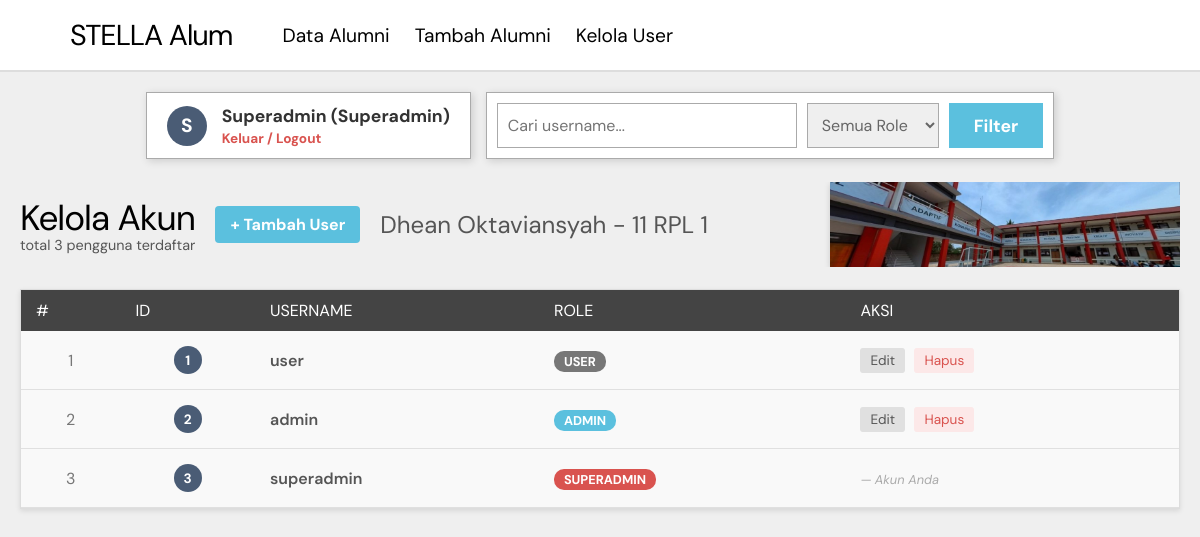
The app's page /users.php (signed in) with its own data.
### tables this page shows
CREATE TABLE `users` (
  `user_id`  INT(11)     NOT NULL AUTO_INCREMENT,
  `username` VARCHAR(50) NOT NULL,
  `password` VARCHAR(255) NOT NULL,
  `role`     ENUM('user','admin','superadmin') NOT NULL DEFAULT 'user',
  PRIMARY KEY (`user_id`)
);

### users.php (the view, shortened to what this page needs)
<?php
require 'koneksi.php';
$search = trim($_GET['search'] ?? '');
$params = [];
$sql = "SELECT * FROM users";
$sql .= " ORDER BY user_id ASC";
$stmt = $pdo->prepare($sql);
$stmt->execute($params);
$users = $stmt->fetchAll();
$total = count($users);
?>
<!DOCTYPE html>
<html lang="id">
<head>
    <link rel="stylesheet" href="style/dashboard.css?v=4">
</head>
<body>
    <nav class="navbar">
        <div class="nav-brand">
            <span class="brand-text">STELLA Alum</span>
        </div>
        <div class="nav-links">
            <a href="dashboard_admin.php" class="nav-link">Data Alumni</a>
            <a href="tambah.php" class="nav-link">Tambah Alumni</a>
            <a href="users.php" class="nav-link active">Kelola User</a>
        </div>
    </nav>
    <div class="controls-wrapper">
        <div class="user-profile">
            <div class="user-avatar">
                <?= strtoupper(substr($_SESSION['username'], 0, 1)) ?>
            </div>
            <div class="user-info">
                <span class="user-role"><?= ucfirst($_SESSION['username']) ?> (<?= ucfirst($_SESSION['role']) ?>)</span>
                <a href="logout.php" class="btn-logout-small">Keluar / Logout</a>
            </div>
        </div>
        <form method="GET" class="filter-box">
            <input type="text" name="search" placeholder="Cari username..." value="<?= htmlspecialchars($search) ?>" class="filter-input">
            <select name="role" class="filter-select">
                <option value="">Semua Role</option>
            </select>
            <button type="submit" class="btn-filter">Filter</button>
        </form>
    </div>
    <main class="main-content">
        <div class="action-header">
            <div class="title-group">
                <h1 class="page-title">Kelola Akun</h1>
                <p class="page-subtitle">total <?= $total ?> pengguna terdaftar</p>
            </div>
            <div class="btn-group">
                <a href="tambah_user.php" class="btn-add">+ Tambah User</a>
            </div>
            <div class="copyright-group">
                <marquee behavior="scroll" direction="right" class="copy-text">
                    Dhean Oktaviansyah - 11 RPL 1
                </marquee>
                <img src="stella.jpeg" class="img-header-alumni" alt="Foto Sekolah">
            </div>
        </div>
        <div class="table-card">
            <?php if (empty($users)): ?>
                <div style="padding: 20px; text-align: center;">Data pengguna tidak ditemukan.</div>
            <?php else: ?>
                <table class="data-table">
                    <thead>
                        <tr>
                            <th>#</th>
                            <th>ID</th>
                            <th>USERNAME</th>
                            <th>ROLE</th>
                            <th>AKSI</th>
                        </tr>
                    </thead>
                    <tbody>
                        <?php foreach ($users as $i => $u): ?>
                            <tr>
                                <td style="text-align: center; color: #777;"><?= $i + 1 ?></td>
                                <td style="text-align: center;">
                                    <span class="badge-angkatan"><?= $u['user_id'] ?></span>
                                </td>
                                <td style="font-weight: 600; color: #555;"><?= htmlspecialchars($u['username']) ?></td>
                                <td>
                                    <?php
                                    $roleColor = match($u['role']) {
                                        'superadmin' => '#d9534f',
                                        'admin' => '#5bc0de',
                                        default => '#777'
                                    };
                                    ?>
                                    <span style="color: white; background: <?= $roleColor ?>; padding: 2px 10px; border-radius: 10px; font-size: 0.8rem; font-weight: bold;">
                                        <?= strtoupper($u['role']) ?>
                                    </span>
                                </td>
                                <td>
                                    <?php if ($u['username'] !== $_SESSION['username']): ?>
                                        <a href="edit_user.php?id=<?= $u['user_id'] ?>" class="btn-edit">Edit</a>
                                        <form method="POST" action="delete_user.php" style="display:inline;" onsubmit="return confirm('Hapus user ini?')">
                                            <button type="submit" class="btn-delete">Hapus</button>
                                        </form>
                                    <?php else: ?>
                                        <span style="font-size: 0.8rem; color: #aaa; font-style: italic;">— Akun Anda</span>
                                    <?php endif; ?>
                                </td>
                            </tr>
                        <?php endforeach; ?>
                    </tbody>
                </table>
            <?php endif; ?>
        </div>
    </main>
</body>
</html>

### style/dashboard.css (style rules this page uses)
* { margin: 0; padding: 0; box-sizing: border-box; font-family: 'DM Sans', sans-serif; }
body { background-color: #efefef; color: #333; }
.navbar { background: #fff; display: flex; justify-content: space-between; align-items: center; padding: 15px 5%; border-bottom: 2px solid #ddd; }
.nav-brand { display: flex; align-items: center; gap: 10px; }
.brand-text { font-size: 1.8rem; font-weight: normal; color: #000; letter-spacing: -1px; }
.nav-links { display: flex; gap: 25px; margin-right: auto; margin-left: 50px; }
.nav-link { text-decoration: none; color: #000; font-size: 1.2rem; }
.controls-wrapper { display: flex; justify-content: center; align-items: stretch; gap: 15px; margin: 20px 0; }
.user-profile { background: #fff; padding: 10px 20px; display: flex; align-items: center; gap: 15px; border: 1px solid #aaa; box-shadow: 2px 2px 8px rgba(0,0,0,0.15); }
.user-avatar { background: #4a5c75; color: white; width: 40px; height: 40px; display: flex; justify-content: center; align-items: center; border-radius: 50%; font-size: 1.2rem; font-weight: bold; }
.user-info { display: flex; flex-direction: column; }
.user-role { font-weight: bold; font-size: 1.1rem; color: #333; text-transform: capitalize; }
.btn-logout-small { color: #d9534f; text-decoration: none; font-size: 0.85rem; font-weight: bold; margin-top: 3px; }
.filter-box { background: #fff; padding: 10px; display: flex; gap: 10px; border: 1px solid #aaa; box-shadow: 2px 2px 8px rgba(0,0,0,0.15); }
.filter-input { width: 300px; padding: 10px; border: 1px solid #aaa; font-size: 1rem; }
.filter-select { padding: 10px; border: 1px solid #aaa; color: #666; font-size: 1rem; }
.btn-filter { background: #5bc0de; color: white; border: none; padding: 0 25px; font-size: 1.1rem; font-weight: bold; cursor: pointer; transition: 0.2s; }
.main-content { max-width: 1200px; margin: 0 auto; padding: 0 20px 40px; }
.action-header { display: flex !important; align-items: center !important; justify-content: space-between !important; gap: 20px !important; margin-bottom: 20px !important; height: 95px !important; width: 100% !important; }
.title-group { display: flex; flex-direction: column; flex-shrink: 0 !important; }
.page-title { font-size: 2.2rem; font-weight: normal; letter-spacing: -1px; margin-bottom: -5px; color: #000; }
.page-subtitle { font-size: 0.9rem; color: #555; }
.btn-group { display: flex; flex-direction: column; gap: 5px; flex-shrink: 0 !important; }
.btn-add { background: #5bc0de; color: white; text-decoration: none; padding: 8px 15px; font-weight: bold; font-size: 1rem; display: inline-block; transition: 0.2s; border-radius: 4px; text-align: center; }
.action-header > div:nth-of-type(3) { flex-grow: 1 !important; min-width: 100px !important; display: flex !important; align-items: center !important; overflow: hidden !important; }
.copy-text { display: block !important; width: 100% !important; font-size: 1.5rem; color: #555 !important; font-weight: normal; }
.img-header-alumni { height: 95px !important; width: 350px !important; object-fit: cover !important; border-radius: 6px !important; box-shadow: 0 2px 6px rgba(0,0,0,0.1); flex-shrink: 0 !important; display: block !important; }
.table-card { background: #fff; box-shadow: 0 2px 5px rgba(0,0,0,0.1); border: 1px solid #ddd; }
.data-table { width: 100%; border-collapse: collapse; }
.data-table thead th { background: #444; color: #fff; text-align: left; padding: 10px 15px; font-weight: normal; }
.data-table tbody td { padding: 15px; border-bottom: 1px solid #e0e0e0; background: #f9f9f9; }
.badge-angkatan { background: #4a5c75; color: white; width: 28px; height: 28px; display: inline-flex; align-items: center; justify-content: center; border-radius: 50%; font-size: 0.85rem; font-weight: bold; }
.btn-edit { background: #e0e0e0; color: #555; text-decoration: none; padding: 4px 10px; border-radius: 3px; font-size: 0.85rem; margin-right: 5px; display: inline-block; }
.btn-delete { background: #fce8e8; color: #d9534f; border: none; padding: 4px 10px; border-radius: 3px; font-size: 0.85rem; cursor: pointer; }

### records on screen
users: user_id "1", username "user", role "USER"
users: user_id "2", username "admin", role "ADMIN"
users: user_id "3", username "superadmin", role "SUPERADMIN", shows "— Akun Anda"

### other values on screen
substr($_SESSION['username'], 0, 1) "S"
$_SESSION['username'] "Superadmin"
$_SESSION['role'] "Superadmin"
$total "3"
